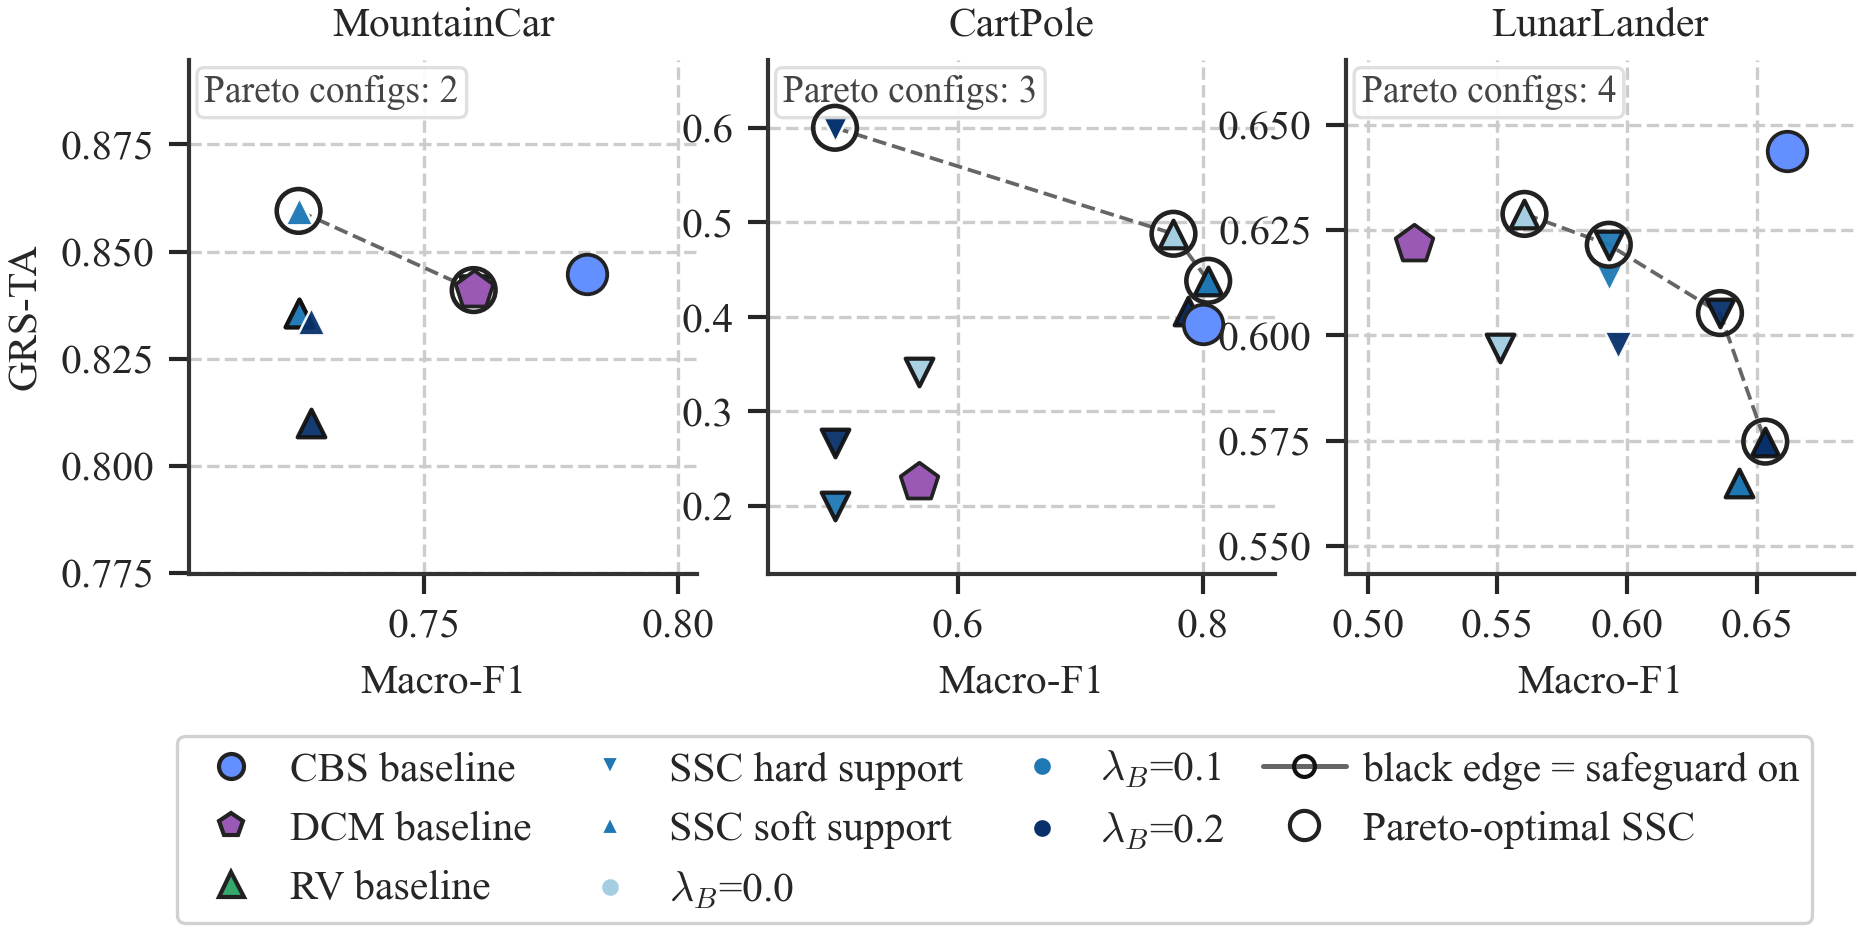

Recreate this plot in Python.
#!/usr/bin/env python
"""SoftSupport Consensus (SSC) Pareto frontier.

Shows fidelity vs near-match rule overlap for the SSC sweep configurations and
the baseline methods.
"""
import os
import sys
from pathlib import Path

sys.path.insert(0, os.path.dirname(os.path.dirname(os.path.abspath(__file__))))

import matplotlib.pyplot as plt
from matplotlib.lines import Line2D
import numpy as np

from figures._style import (
    COLORS,
    COL2,
    ENVS,
    ENV_SHORT,
    ENV_TAGS,
    KEY_TO_LABEL,
    apply_style,
    load_json,
    savefig,
)


ROOT = Path(__file__).resolve().parent.parent
SOFT_SUPPORT_DIR = ROOT / "experiments" / "results" / "soft_support_merge" / "raw"

LAMBDA_COLORS = {
    0.0: "#A6CEE3",
    0.1: "#1F78B4",
    0.2: "#08306B",
}
SUPPORT_MARKERS = {"hard": "v", "soft": "^"}
BASELINE_KEY_TO_LABEL = {
    "CBS": "CBS",
    "B3_consensus": "DCM",
    "B3_vote": "RV",
}


def pareto_front(points):
    ordered = sorted(points, key=lambda item: (-item[0], -item[1]))
    frontier = []
    best_grs = -1.0
    for f1, grs, label in ordered:
        if grs > best_grs:
            frontier.append((f1, grs, label))
            best_grs = grs
    return sorted(frontier, key=lambda item: item[0])


def mean_f1(per_run):
    values = [entry.get("f1") for entry in per_run if entry.get("f1") is not None]
    return float(np.mean(values)) if values else None


def load_env_data(env):
    path = SOFT_SUPPORT_DIR / f"{ENV_TAGS[env]}_soft_support_results.json"
    if not path.exists():
        return None
    return load_json(path)


def short_config_label(lambda_b, support_mode, safeguard_enabled):
    safeguard = "on" if safeguard_enabled else "off"
    return f"$\\lambda_B$={lambda_b:.1f}, {support_mode}, sg {safeguard}"


def padded_limits(values, floor=0.0, ceiling=1.0, min_span=0.10, pad_frac=0.18):
    low = min(values)
    high = max(values)
    span = max(high - low, min_span)
    pad = span * pad_frac
    low = max(floor, low - pad)
    high = min(ceiling, high + pad)
    if high - low < min_span:
        center = 0.5 * (high + low)
        half = 0.5 * min_span
        low = max(floor, center - half)
        high = min(ceiling, center + half)
    return low, high


def main():
    apply_style()
    fig, axes = plt.subplots(1, 3, figsize=(COL2, COL2 * 0.42), sharey=False)

    for axis, env in zip(axes, ENVS):
        data = load_env_data(env)
        if data is None:
            axis.set_title(f"{ENV_SHORT[env]}\n(no data)")
            continue

        baseline_points = []
        for base_key, base_entry in data.get("baselines", {}).items():
            label = BASELINE_KEY_TO_LABEL.get(base_key, KEY_TO_LABEL.get(base_key.lower(), base_key))
            f1 = mean_f1(base_entry.get("per_run", []))
            grs_ta = base_entry.get("stability", {}).get("GRS_ta")
            if f1 is None or grs_ta is None:
                continue
            baseline_points.append((f1, grs_ta, label))
            axis.scatter(
                [f1],
                [grs_ta],
                c=COLORS.get(label, "#444444"),
                marker={"CBS": "o", "DCM": "p", "RV": "^"}.get(label, "o"),
                s=90,
                edgecolors="#222222",
                linewidths=0.9,
                zorder=6,
            )

        sweep_points = []
        for entry in data.get("v2_sweep", {}).values():
            config = entry.get("config", {})
            lambda_b = round(float(config.get("lambda_B", 0.0)), 1)
            support_mode = config.get("support_mode", "hard")
            safeguard_enabled = bool(config.get("safeguard_enabled", False))
            f1 = mean_f1(entry.get("per_run", []))
            grs_ta = entry.get("stability", {}).get("GRS_ta")
            if f1 is None or grs_ta is None:
                continue
            label = short_config_label(lambda_b, support_mode, safeguard_enabled)
            sweep_points.append((f1, grs_ta, label, lambda_b, support_mode, safeguard_enabled))
            axis.scatter(
                [f1],
                [grs_ta],
                c=LAMBDA_COLORS.get(lambda_b, "#666666"),
                marker=SUPPORT_MARKERS.get(support_mode, "o"),
                s=44,
                edgecolors=("#111111" if safeguard_enabled else "white"),
                linewidths=(1.0 if safeguard_enabled else 0.6),
                alpha=0.95,
                zorder=3,
            )

        frontier = pareto_front([(f1, grs_ta, label) for f1, grs_ta, label, *_ in sweep_points])
        if len(frontier) >= 2:
            axis.plot(
                [point[0] for point in frontier],
                [point[1] for point in frontier],
                ls="--",
                lw=0.9,
                color="#666666",
                zorder=2,
            )

        for f1, grs_ta, _ in frontier:
            axis.scatter(
                [f1],
                [grs_ta],
                s=110,
                facecolors="none",
                edgecolors="#222222",
                linewidths=1.1,
                zorder=5,
            )

        all_x = [item[0] for item in baseline_points] + [item[0] for item in sweep_points]
        all_y = [item[1] for item in baseline_points] + [item[1] for item in sweep_points]
        if all_x and all_y:
            axis.set_xlim(*padded_limits(all_x, min_span=0.10))
            axis.set_ylim(*padded_limits(all_y, min_span=0.12))

        axis.text(
            0.03,
            0.97,
            f"Pareto configs: {len(frontier)}",
            transform=axis.transAxes,
            ha="left",
            va="top",
            fontsize=9,
            color="#444444",
            bbox=dict(boxstyle="round,pad=0.2", facecolor="white", edgecolor="#dddddd", alpha=0.92),
        )

        axis.set_title(ENV_SHORT[env])
        axis.set_xlabel("Macro-F1")

    axes[0].set_ylabel("GRS-TA")

    legend_handles = [
        Line2D([0], [0], marker="o", color="none", markerfacecolor=COLORS["CBS"], markeredgecolor="#222222", markersize=6, label="CBS baseline"),
        Line2D([0], [0], marker="p", color="none", markerfacecolor=COLORS["DCM"], markeredgecolor="#222222", markersize=6, label="DCM baseline"),
        Line2D([0], [0], marker="^", color="none", markerfacecolor=COLORS["RV"], markeredgecolor="#222222", markersize=6, label="RV baseline"),
        Line2D([0], [0], marker="v", color="none", markerfacecolor="#1F78B4", markeredgecolor="white", markersize=5, label="SSC hard support"),
        Line2D([0], [0], marker="^", color="none", markerfacecolor="#1F78B4", markeredgecolor="white", markersize=5, label="SSC soft support"),
        Line2D([0], [0], marker="o", color="none", markerfacecolor=LAMBDA_COLORS[0.0], markeredgecolor="white", markersize=5, label="$\\lambda_B$=0.0"),
        Line2D([0], [0], marker="o", color="none", markerfacecolor=LAMBDA_COLORS[0.1], markeredgecolor="white", markersize=5, label="$\\lambda_B$=0.1"),
        Line2D([0], [0], marker="o", color="none", markerfacecolor=LAMBDA_COLORS[0.2], markeredgecolor="white", markersize=5, label="$\\lambda_B$=0.2"),
        Line2D([0], [0], marker="o", color="#666666", markerfacecolor="none", markeredgecolor="#111111", markersize=5, label="black edge = safeguard on"),
        Line2D([0], [0], marker="o", color="none", markerfacecolor="none", markeredgecolor="#222222", markersize=7, label="Pareto-optimal SSC"),
    ]

    fig.legend(
        handles=legend_handles,
        loc="lower center",
        ncol=4,
        bbox_to_anchor=(0.5, -0.10),
        columnspacing=0.9,
        handletextpad=0.4,
    )
    fig.subplots_adjust(wspace=0.14, bottom=0.31)
    savefig(fig, "fig_soft_support_pareto")


if __name__ == "__main__":
    main()
